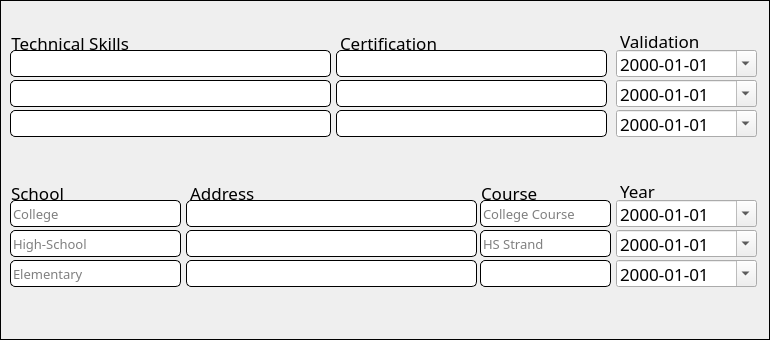
       <widget class="QFrame" name="groupEduInfo">
        <property name="geometry">
         <rect>
          <x>10</x>
          <y>1411</y>
          <width>770</width>
          <height>340</height>
         </rect>
        </property>
        <property name="styleSheet">
         <string notr="true">QFrame{
border: 1px solid black;
}

QLabel{
border: none;
}

QLineEdit{
background-color: rgb(255, 255, 255);
border-radius: 5px;
border: 1px solid black;
font-family: Poppins;
}</string>
        </property>
        <property name="frameShape">
         <enum>QFrame::StyledPanel</enum>
        </property>
        <property name="frameShadow">
         <enum>QFrame::Raised</enum>
        </property>
        <widget class="QWidget" name="techWidget" native="true">
         <property name="geometry">
          <rect>
           <x>0</x>
           <y>20</y>
           <width>770</width>
           <height>131</height>
          </rect>
         </property>
         <property name="styleSheet">
          <string notr="true">font-family: Poppins;</string>
         </property>
         <widget class="QLabel" name="validationLabel">
          <property name="geometry">
           <rect>
            <x>620</x>
            <y>10</y>
            <width>121</width>
            <height>21</height>
           </rect>
          </property>
          <property name="font">
           <font>
            <family>Poppins</family>
            <pointsize>13</pointsize>
           </font>
          </property>
          <property name="text">
           <string>Validation</string>
          </property>
         </widget>
         <widget class="QDateEdit" name="validationDate1">
          <property name="geometry">
           <rect>
            <x>616</x>
            <y>30</y>
            <width>141</width>
            <height>27</height>
           </rect>
          </property>
          <property name="font">
           <font>
            <family>Poppins</family>
            <pointsize>13</pointsize>
           </font>
          </property>
          <property name="styleSheet">
           <string notr="true"/>
          </property>
          <property name="displayFormat">
           <string>yyyy-MM-dd</string>
          </property>
          <property name="calendarPopup">
           <bool>true</bool>
          </property>
         </widget>
         <widget class="QDateEdit" name="validationDate1_2">
          <property name="geometry">
           <rect>
            <x>616</x>
            <y>60</y>
            <width>141</width>
            <height>27</height>
           </rect>
          </property>
          <property name="font">
           <font>
            <family>Poppins</family>
            <pointsize>13</pointsize>
           </font>
          </property>
          <property name="styleSheet">
           <string notr="true"/>
          </property>
          <property name="displayFormat">
           <string>yyyy-MM-dd</string>
          </property>
          <property name="calendarPopup">
           <bool>true</bool>
          </property>
         </widget>
         <widget class="QLabel" name="certiLabel">
          <property name="geometry">
           <rect>
            <x>340</x>
            <y>12</y>
            <width>151</width>
            <height>21</height>
           </rect>
          </property>
          <property name="font">
           <font>
            <family>Poppins</family>
            <pointsize>13</pointsize>
           </font>
          </property>
          <property name="text">
           <string>Certification</string>
          </property>
         </widget>
         <widget class="QLabel" name="techSkillLabel">
          <property name="geometry">
           <rect>
            <x>7</x>
            <y>12</y>
            <width>150</width>
            <height>21</height>
           </rect>
          </property>
          <property name="font">
           <font>
            <family>Poppins</family>
            <pointsize>13</pointsize>
           </font>
          </property>
          <property name="text">
           <string> Technical Skills</string>
          </property>
         </widget>
         <widget class="QDateEdit" name="validationDate1_3">
          <property name="geometry">
           <rect>
            <x>616</x>
            <y>90</y>
            <width>141</width>
            <height>27</height>
           </rect>
          </property>
          <property name="font">
           <font>
            <family>Poppins</family>
            <pointsize>13</pointsize>
           </font>
          </property>
          <property name="styleSheet">
           <string notr="true"/>
          </property>
          <property name="displayFormat">
           <string>yyyy-MM-dd</string>
          </property>
          <property name="calendarPopup">
           <bool>true</bool>
          </property>
         </widget>
         <widget class="QLineEdit" name="techSkillTextEdit">
          <property name="geometry">
           <rect>
            <x>10</x>
            <y>30</y>
            <width>321</width>
            <height>27</height>
           </rect>
          </property>
          <property name="text">
           <string/>
          </property>
         </widget>
         <widget class="QLineEdit" name="techSkillTextEdit_2">
          <property name="geometry">
           <rect>
            <x>10</x>
            <y>60</y>
            <width>321</width>
            <height>27</height>
           </rect>
          </property>
         </widget>
         <widget class="QLineEdit" name="techSkillTextEdit_3">
          <property name="geometry">
           <rect>
            <x>10</x>
            <y>90</y>
            <width>321</width>
            <height>27</height>
           </rect>
          </property>
         </widget>
         <widget class="QLineEdit" name="certiTextEdit1">
          <property name="geometry">
           <rect>
            <x>336</x>
            <y>30</y>
            <width>271</width>
            <height>27</height>
           </rect>
          </property>
         </widget>
         <widget class="QLineEdit" name="certiTextEdit1_2">
          <property name="geometry">
           <rect>
            <x>336</x>
            <y>60</y>
            <width>271</width>
            <height>27</height>
           </rect>
          </property>
         </widget>
         <widget class="QLineEdit" name="certiTextEdit1_3">
          <property name="geometry">
           <rect>
            <x>336</x>
            <y>90</y>
            <width>271</width>
            <height>27</height>
           </rect>
          </property>
         </widget>
        </widget>
        <widget class="QWidget" name="schoolWidget" native="true">
         <property name="geometry">
          <rect>
           <x>0</x>
           <y>170</y>
           <width>770</width>
           <height>131</height>
          </rect>
         </property>
         <property name="styleSheet">
          <string notr="true">font-family: Poppins;</string>
         </property>
         <widget class="QLabel" name="schoolYear_2">
          <property name="geometry">
           <rect>
            <x>620</x>
            <y>10</y>
            <width>121</width>
            <height>21</height>
           </rect>
          </property>
          <property name="font">
           <font>
            <family>Poppins</family>
            <pointsize>13</pointsize>
           </font>
          </property>
          <property name="text">
           <string>Year</string>
          </property>
         </widget>
         <widget class="QDateEdit" name="schoolYear">
          <property name="geometry">
           <rect>
            <x>616</x>
            <y>30</y>
            <width>141</width>
            <height>27</height>
           </rect>
          </property>
          <property name="font">
           <font>
            <family>Poppins</family>
            <pointsize>13</pointsize>
           </font>
          </property>
          <property name="styleSheet">
           <string notr="true"/>
          </property>
          <property name="displayFormat">
           <string>yyyy-MM-dd</string>
          </property>
          <property name="calendarPopup">
           <bool>true</bool>
          </property>
         </widget>
         <widget class="QDateEdit" name="schoolYear2">
          <property name="geometry">
           <rect>
            <x>616</x>
            <y>60</y>
            <width>141</width>
            <height>27</height>
           </rect>
          </property>
          <property name="font">
           <font>
            <family>Poppins</family>
            <pointsize>13</pointsize>
           </font>
          </property>
          <property name="styleSheet">
           <string notr="true"/>
          </property>
          <property name="displayFormat">
           <string>yyyy-MM-dd</string>
          </property>
          <property name="calendarPopup">
           <bool>true</bool>
          </property>
         </widget>
         <widget class="QLabel" name="addressLabel">
          <property name="geometry">
           <rect>
            <x>190</x>
            <y>12</y>
            <width>151</width>
            <height>21</height>
           </rect>
          </property>
          <property name="font">
           <font>
            <family>Poppins</family>
            <pointsize>13</pointsize>
           </font>
          </property>
          <property name="text">
           <string>Address</string>
          </property>
         </widget>
         <widget class="QLabel" name="schoolLabel">
          <property name="geometry">
           <rect>
            <x>11</x>
            <y>12</y>
            <width>150</width>
            <height>21</height>
           </rect>
          </property>
          <property name="font">
           <font>
            <family>Poppins</family>
            <pointsize>13</pointsize>
           </font>
          </property>
          <property name="text">
           <string>School</string>
          </property>
         </widget>
         <widget class="QDateEdit" name="schoolYear3">
          <property name="geometry">
           <rect>
            <x>616</x>
            <y>90</y>
            <width>141</width>
            <height>27</height>
           </rect>
          </property>
          <property name="font">
           <font>
            <family>Poppins</family>
            <pointsize>13</pointsize>
           </font>
          </property>
          <property name="styleSheet">
           <string notr="true"/>
          </property>
          <property name="displayFormat">
           <string>yyyy-MM-dd</string>
          </property>
          <property name="calendarPopup">
           <bool>true</bool>
          </property>
         </widget>
         <widget class="QPlainTextEdit" name="courseTextEdit3">
          <property name="geometry">
           <rect>
            <x>480</x>
            <y>90</y>
            <width>131</width>
            <height>27</height>
           </rect>
          </property>
          <property name="font">
           <font>
            <family>Poppins</family>
            <pointsize>10</pointsize>
           </font>
          </property>
          <property name="styleSheet">
           <string notr="true">background-color: rgb(255, 255, 255);
border-radius: 5px;
border: 1px solid black;</string>
          </property>
          <property name="verticalScrollBarPolicy">
           <enum>Qt::ScrollBarAlwaysOff</enum>
          </property>
          <property name="readOnly">
           <bool>true</bool>
          </property>
         </widget>
         <widget class="QLabel" name="courseLabel">
          <property name="geometry">
           <rect>
            <x>481</x>
            <y>12</y>
            <width>131</width>
            <height>21</height>
           </rect>
          </property>
          <property name="font">
           <font>
            <family>Poppins</family>
            <pointsize>13</pointsize>
           </font>
          </property>
          <property name="text">
           <string>Course</string>
          </property>
         </widget>
         <widget class="QLineEdit" name="collegeTextEdit">
          <property name="geometry">
           <rect>
            <x>10</x>
            <y>30</y>
            <width>171</width>
            <height>27</height>
           </rect>
          </property>
          <property name="font">
           <font>
            <family>Poppins</family>
            <pointsize>10</pointsize>
           </font>
          </property>
          <property name="text">
           <string/>
          </property>
          <property name="placeholderText">
           <string>College</string>
          </property>
         </widget>
         <widget class="QLineEdit" name="highTextEdit">
          <property name="geometry">
           <rect>
            <x>10</x>
            <y>60</y>
            <width>171</width>
            <height>27</height>
           </rect>
          </property>
          <property name="font">
           <font>
            <family>Poppins</family>
            <pointsize>10</pointsize>
           </font>
          </property>
          <property name="text">
           <string/>
          </property>
          <property name="placeholderText">
           <string>High-School</string>
          </property>
         </widget>
         <widget class="QLineEdit" name="elemTextEdit">
          <property name="geometry">
           <rect>
            <x>10</x>
            <y>90</y>
            <width>171</width>
            <height>27</height>
           </rect>
          </property>
          <property name="font">
           <font>
            <family>Poppins</family>
            <pointsize>10</pointsize>
           </font>
          </property>
          <property name="text">
           <string/>
          </property>
          <property name="placeholderText">
           <string>Elementary</string>
          </property>
         </widget>
         <widget class="QLineEdit" name="addressTextEdit">
          <property name="geometry">
           <rect>
            <x>186</x>
            <y>30</y>
            <width>291</width>
            <height>27</height>
           </rect>
          </property>
          <property name="font">
           <font>
            <family>Poppins</family>
            <pointsize>10</pointsize>
           </font>
          </property>
          <property name="text">
           <string/>
          </property>
          <property name="placeholderText">
           <string/>
          </property>
         </widget>
         <widget class="QLineEdit" name="addressTextEdit2">
          <property name="geometry">
           <rect>
            <x>186</x>
            <y>60</y>
            <width>291</width>
            <height>27</height>
           </rect>
          </property>
          <property name="font">
           <font>
            <family>Poppins</family>
            <pointsize>10</pointsize>
           </font>
          </property>
          <property name="text">
           <string/>
          </property>
          <property name="placeholderText">
           <string/>
          </property>
         </widget>
         <widget class="QLineEdit" name="addressTextEdit3">
          <property name="geometry">
           <rect>
            <x>186</x>
            <y>90</y>
            <width>291</width>
            <height>27</height>
           </rect>
          </property>
          <property name="font">
           <font>
            <family>Poppins</family>
            <pointsize>10</pointsize>
           </font>
          </property>
          <property name="text">
           <string/>
          </property>
          <property name="readOnly">
           <bool>false</bool>
          </property>
          <property name="placeholderText">
           <string/>
          </property>
         </widget>
         <widget class="QLineEdit" name="courseTextEdit">
          <property name="geometry">
           <rect>
            <x>480</x>
            <y>30</y>
            <width>131</width>
            <height>27</height>
           </rect>
          </property>
          <property name="font">
           <font>
            <family>Poppins</family>
            <pointsize>10</pointsize>
           </font>
          </property>
          <property name="text">
           <string/>
          </property>
          <property name="placeholderText">
           <string>College Course</string>
          </property>
         </widget>
         <widget class="QLineEdit" name="courseTextEdit2">
          <property name="geometry">
           <rect>
            <x>480</x>
            <y>60</y>
            <width>131</width>
            <height>27</height>
           </rect>
          </property>
          <property name="font">
           <font>
            <family>Poppins</family>
            <pointsize>10</pointsize>
           </font>
          </property>
          <property name="text">
           <string/>
          </property>
          <property name="placeholderText">
           <string>HS Strand</string>
          </property>
         </widget>
         <zorder>courseLabel</zorder>
         <zorder>schoolYear_2</zorder>
         <zorder>schoolYear</zorder>
         <zorder>schoolYear2</zorder>
         <zorder>addressLabel</zorder>
         <zorder>schoolLabel</zorder>
         <zorder>schoolYear3</zorder>
         <zorder>courseTextEdit3</zorder>
         <zorder>collegeTextEdit</zorder>
         <zorder>highTextEdit</zorder>
         <zorder>elemTextEdit</zorder>
         <zorder>addressTextEdit</zorder>
         <zorder>addressTextEdit2</zorder>
         <zorder>addressTextEdit3</zorder>
         <zorder>courseTextEdit</zorder>
         <zorder>courseTextEdit2</zorder>
        </widget>
       </widget>
